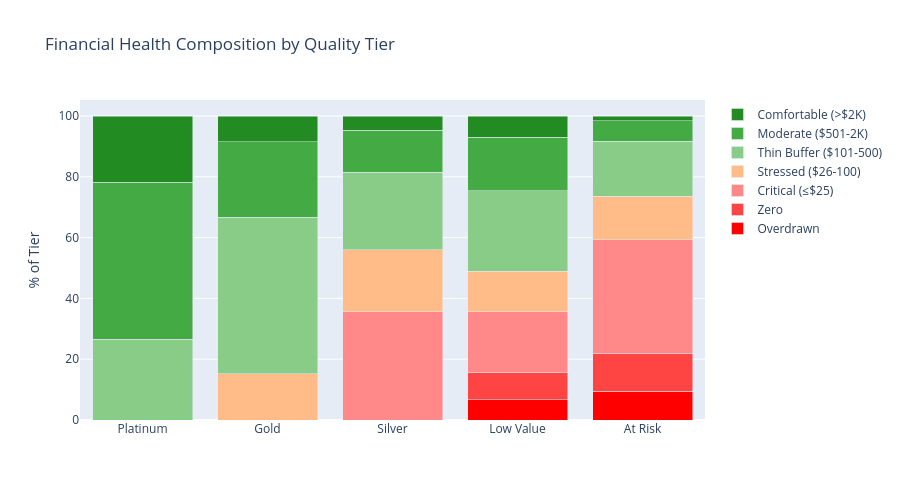

Notebook code for this chart:
### Code cell
# Financial health segmentation across tiers
def health_tier(bal):
    if pd.isna(bal): return 'No Data'
    if bal < 0: return 'Overdrawn'
    if bal == 0: return 'Zero'
    if bal <= 25: return 'Critical (≤$25)'
    if bal <= 100: return 'Stressed ($26-100)'
    if bal <= 500: return 'Thin Buffer ($101-500)'
    if bal <= 2000: return 'Moderate ($501-2K)'
    return 'Comfortable (>$2K)'

all_active_copy = all_active.copy()
all_active_copy['health'] = all_active_copy['median_balance'].apply(health_tier)

health_order = ['Overdrawn', 'Zero', 'Critical (≤$25)', 'Stressed ($26-100)',
                'Thin Buffer ($101-500)', 'Moderate ($501-2K)', 'Comfortable (>$2K)']

health_data = []
for tier in tier_order:
    sub = all_active_copy[all_active_copy['tier'] == tier]
    for h in health_order:
        pct = (sub['health'] == h).mean() * 100
        health_data.append({'Tier': tier, 'Health': h, 'Pct': pct})

health_df = pd.DataFrame(health_data)

health_colors = {
    'Overdrawn': '#FF0000', 'Zero': '#FF4444', 'Critical (≤$25)': '#FF8888',
    'Stressed ($26-100)': '#FFBB88', 'Thin Buffer ($101-500)': '#88CC88',
    'Moderate ($501-2K)': '#44AA44', 'Comfortable (>$2K)': '#228B22'
}

fig = go.Figure()
for h in health_order:
    h_data = health_df[health_df['Health'] == h]
    fig.add_trace(go.Bar(
        name=h, x=h_data['Tier'], y=h_data['Pct'],
        marker_color=health_colors[h]
    ))

fig.update_layout(
    barmode='stack', height=500, width=900,
    title='Financial Health Composition by Quality Tier',
    yaxis_title='% of Tier'
)
fig.show()

### Figure 1 — Plotly figure (JSON) as saved in the notebook; plotly's stock layout.template omitted (floating-point values rounded to 4 significant figures)
{"data": [{"marker": {"color": "#FF0000"}, "name": "Overdrawn", "type": "bar", "x": ["Platinum", "Gold", "Silver", "Low Value", "At Risk"], "y": [0.0, 0.0, 0.0, 6.652, 9.449]}, {"marker": {"color": "#FF4444"}, "name": "Zero", "type": "bar", "x": ["Platinum", "Gold", "Silver", "Low Value", "At Risk"], "y": [0.0, 0.0, 0.0, 8.986, 12.55]}, {"marker": {"color": "#FF8888"}, "name": "Critical (≤$25)", "type": "bar", "x": ["Platinum", "Gold", "Silver", "Low Value", "At Risk"], "y": [0.0, 0.0, 35.59, 20.02, 37.27]}, {"marker": {"color": "#FFBB88"}, "name": "Stressed ($26-100)", "type": "bar", "x": ["Platinum", "Gold", "Silver", "Low Value", "At Risk"], "y": [0.0, 15.15, 20.38, 13.22, 14.37]}, {"marker": {"color": "#88CC88"}, "name": "Thin Buffer ($101-500)", "type": "bar", "x": ["Platinum", "Gold", "Silver", "Low Value", "At Risk"], "y": [26.64, 51.53, 25.46, 26.54, 18.06]}, {"marker": {"color": "#44AA44"}, "name": "Moderate ($501-2K)", "type": "bar", "x": ["Platinum", "Gold", "Silver", "Low Value", "At Risk"], "y": [51.5, 24.8, 13.91, 17.57, 6.664]}, {"marker": {"color": "#228B22"}, "name": "Comfortable (>$2K)", "type": "bar", "x": ["Platinum", "Gold", "Silver", "Low Value", "At Risk"], "y": [21.86, 8.519, 4.661, 7.019, 1.633]}], "layout": {"barmode": "stack", "height": 500, "title": {"text": "Financial Health Composition by Quality Tier"}, "width": 900, "yaxis": {"title": {"text": "% of Tier"}}}}
